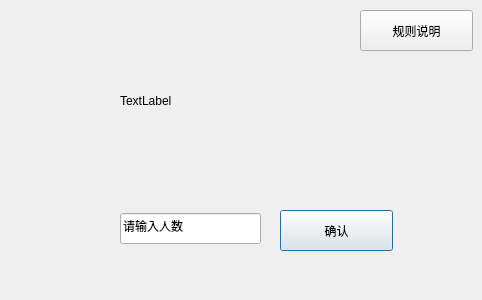
<?xml version="1.0" encoding="UTF-8"?>
<ui version="4.0">
 <class>Dialog</class>
 <widget class="QDialog" name="Dialog">
  <property name="geometry">
   <rect>
    <x>0</x>
    <y>0</y>
    <width>482</width>
    <height>300</height>
   </rect>
  </property>
  <property name="windowTitle">
   <string>Dialog</string>
  </property>
  <widget class="QLabel" name="label">
   <property name="geometry">
    <rect>
     <x>120</x>
     <y>40</y>
     <width>231</width>
     <height>121</height>
    </rect>
   </property>
   <property name="text">
    <string>TextLabel</string>
   </property>
  </widget>
  <widget class="QLineEdit" name="lineEdit">
   <property name="geometry">
    <rect>
     <x>120</x>
     <y>213</y>
     <width>141</width>
     <height>31</height>
    </rect>
   </property>
   <property name="text">
    <string>请输入人数</string>
   </property>
  </widget>
  <widget class="QPushButton" name="pushButton">
   <property name="geometry">
    <rect>
     <x>280</x>
     <y>210</y>
     <width>113</width>
     <height>41</height>
    </rect>
   </property>
   <property name="text">
    <string>确认</string>
   </property>
  </widget>
  <widget class="QPushButton" name="pushButton_2">
   <property name="geometry">
    <rect>
     <x>360</x>
     <y>10</y>
     <width>113</width>
     <height>41</height>
    </rect>
   </property>
   <property name="text">
    <string>规则说明</string>
   </property>
  </widget>
 </widget>
 <resources/>
 <connections/>
</ui>
